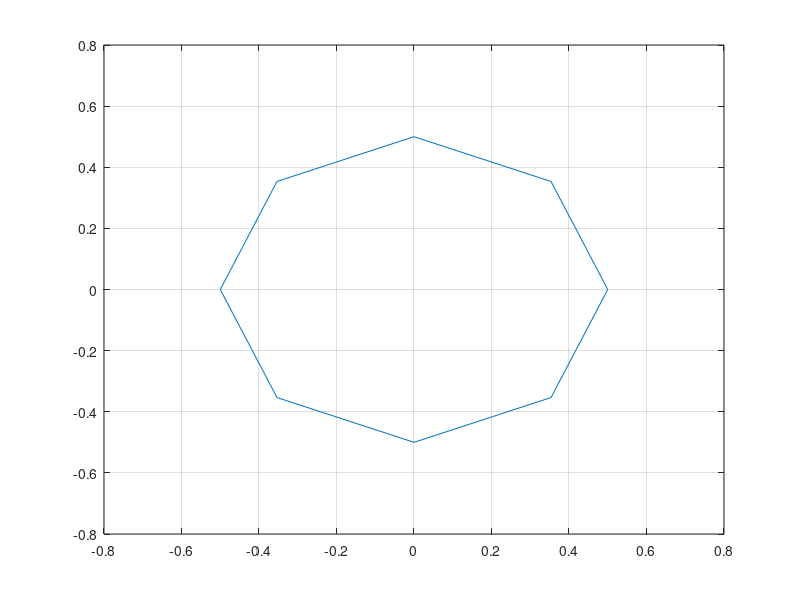

MATLAB code for this plot:
t = [0:pi()/4:2*pi()]
x = 0.5*cos(t);
y = 0.5*sin(t);

coord = zeros(9,2);
coord(:,1) = x';
coord(:,2) = y';
coord
plot(x,y)
grid on
